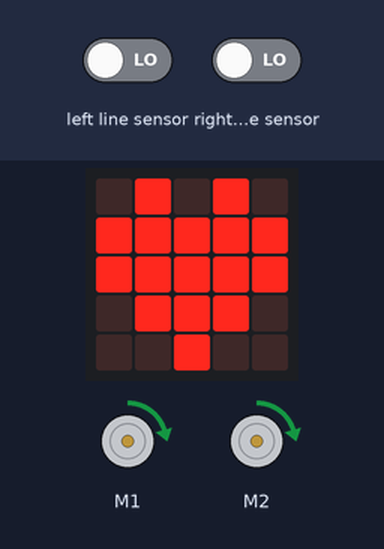
Bench run of a program on a simulated BBC micro:bit (MakeCode). On the bench: 2 × DC motor (green arrow = forward, orange = backward, longer = faster), the board's 5×5 LED display. The inputs (shaded band) are chosen by the test bench; at power-on: left line sensor LOW, right line sensor LOW.

Above: at 1.37 s.
1.4 s: left line sensor driven HIGH
At 2.4 s:
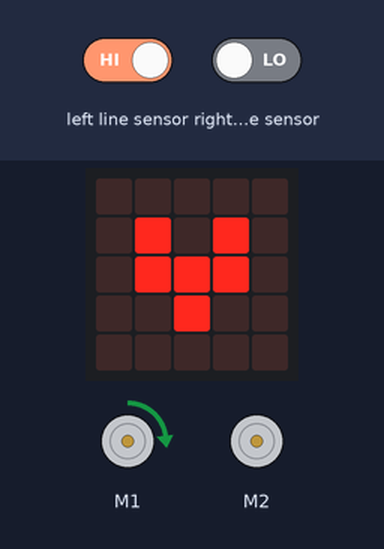
4.4 s: left line sensor driven LOW
At 5.8 s:
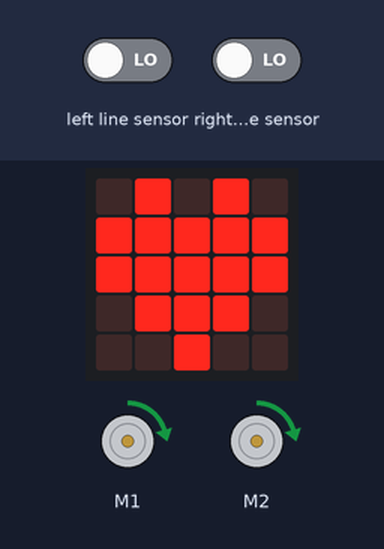
7.4 s: right line sensor driven HIGH
At 9.1 s:
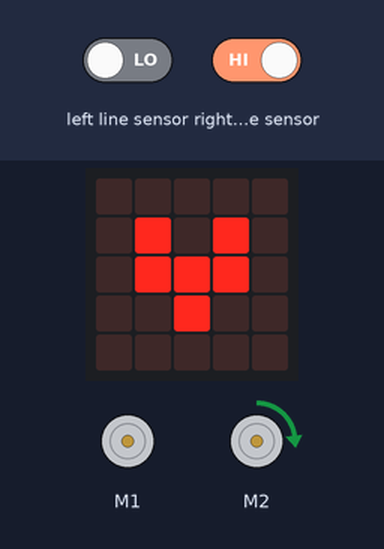
10.4 s: right line sensor driven LOW
At 11.1 s:
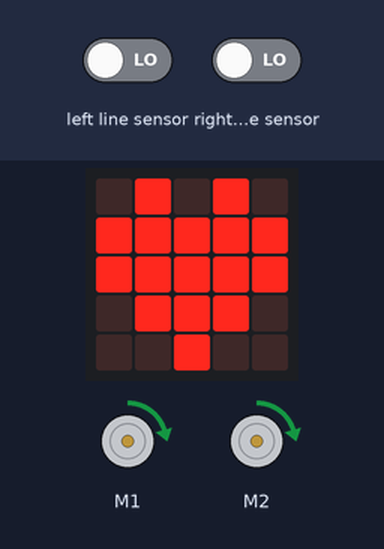
Timing chart, 0 to 13.4 s (numbered marks = the images above; inputs shaded):
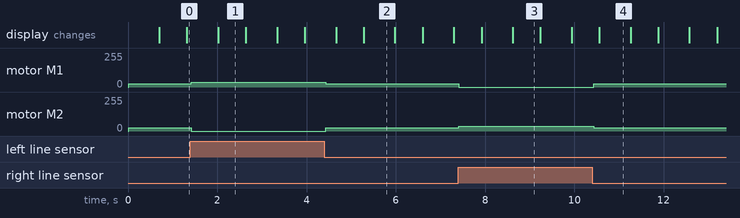

The program:

main.ts
```typescript
basic.forever(function () {
    if (maqueen.readPatrol(maqueen.Patrol.PatrolLeft) == 0 && maqueen.readPatrol(maqueen.Patrol.PatrolRight) == 0) {
        maqueen.motorRun(maqueen.Motors.M1, maqueen.Dir.CW, 25)
        maqueen.motorRun(maqueen.Motors.M2, maqueen.Dir.CW, 25)
    }
    if (maqueen.readPatrol(maqueen.Patrol.PatrolLeft) == 0 && maqueen.readPatrol(maqueen.Patrol.PatrolRight) == 1) {
        maqueen.motorRun(maqueen.Motors.M1, maqueen.Dir.CW, 0)
        maqueen.motorRun(maqueen.Motors.M2, maqueen.Dir.CW, 35)
        basic.pause(100)
        if (maqueen.readPatrol(maqueen.Patrol.PatrolLeft) == 1 && maqueen.readPatrol(maqueen.Patrol.PatrolRight) == 1) {
            maqueen.motorRun(maqueen.Motors.M1, maqueen.Dir.CW, 0)
            maqueen.motorRun(maqueen.Motors.M2, maqueen.Dir.CW, 35)
            basic.pause(100)
        }
    }
    if (maqueen.readPatrol(maqueen.Patrol.PatrolLeft) == 1 && maqueen.readPatrol(maqueen.Patrol.PatrolRight) == 0) {
        maqueen.motorRun(maqueen.Motors.M1, maqueen.Dir.CW, 35)
        maqueen.motorRun(maqueen.Motors.M2, maqueen.Dir.CW, 0)
        basic.pause(100)
        if (maqueen.readPatrol(maqueen.Patrol.PatrolLeft) == 1 && maqueen.readPatrol(maqueen.Patrol.PatrolRight) == 1) {
            maqueen.motorRun(maqueen.Motors.M1, maqueen.Dir.CW, 35)
            maqueen.motorRun(maqueen.Motors.M2, maqueen.Dir.CW, 0)
        }
    }
})
basic.forever(function () {
    basic.showIcon(IconNames.Heart)
    basic.pause(100)
    basic.showIcon(IconNames.SmallHeart)
})
```

test.ts
```typescript
// aquí va el archivo "tests"; esto no se compilará cuando este paquete se utilice como una extensión.
```

Measured:
- after the input at 1.4 s, motor M1: forward 25/255 → forward 35/255 at once; motor M2: forward 25/255 → stopped at once
- after the input at 4.4 s, motor M1: forward 35/255 → forward 25/255 at once; motor M2: stopped → forward 25/255 at once
- after the input at 7.4 s, motor M1: forward 25/255 → stopped at once; motor M2: forward 25/255 → forward 35/255 at once
- after the input at 10.4 s, motor M1: stopped → forward 25/255 at once; motor M2: forward 35/255 → forward 25/255 at once
- what the display in image 1 shows lasts 0.6 s, from 2.0 s to 2.6 s
- what the display in image 2 shows lasts 0.7 s, from 5.3 s to 6.0 s
